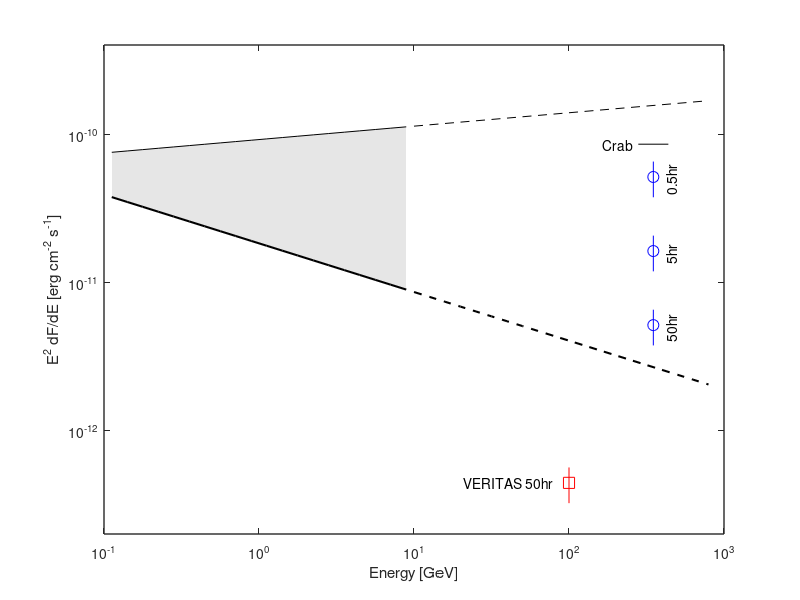

Write MATLAB code to recreate this figure.
src=[ 42.3 5.5 1.85 0.10
      69.3 6.1 2.21 0.07
      15.8 2.7 2.43 0.21
      22.0 2.8 1.90 0.10
      14.9 2.5 2.27 0.16
       9.0 2.3 1.92 0.26
      23.9 4.0 2.30 0.10
      15.0 3.5 2.03 0.26
      15.7 4.8 2.47 0.40
       4.8 1.4 1.90 0.37
      15.4 1.8 2.58 0.09
       5.2 1.6 1.86 0.35
       9.2 2.6 1.83 0.29
      46.3 7.3 2.00 0.11
      60.6 4.4 1.69 0.07
      62.1 8.9 2.38 0.17
      34.7 5.7 2.09 0.11
     123.7 6.7 2.08 0.04
      41.3 6.1 2.24 0.14
      12.9 3.5 2.11 0.39
       5.8 2.8 2.36 0.61];

src(:,1:2)=src(:,1:2)*1e-8;
   
erg100MeV = 1/6241.5097;

E100MeV = 10^0;
meansrc=mean(src);
I100MeVU = meansrc(1)+meansrc(2);          I100MeVL = meansrc(1)-meansrc(2);
G100MeVU = meansrc(3)-meansrc(4);          G100MeVL = meansrc(3)+meansrc(4);
J100MeVU = I100MeVU*(G100MeVL-1)/E100MeV;  J100MeVL = I100MeVL*(G100MeVU-1)/E100MeV;

E1=10.^(.05:.1:2);
E2=10.^(2:.1:3.95);
E2DFDEU1 = J100MeVU.*E1.^(-G100MeVU).*E1.*(erg100MeV*E1);
E2DFDEL1 = J100MeVL.*E1.^(-G100MeVL).*E1.*(erg100MeV*E1);
E2DFDEU2 = J100MeVU.*E2.^(-G100MeVU).*E2.*(erg100MeV*E2);
E2DFDEL2 = J100MeVL.*E2.^(-G100MeVL).*E2.*(erg100MeV*E2);

clf;
axes;
axis('on');
set(gca,'Box','on','LineWidth',1,'Xscale','log','Yscale','log');
axis([1e-1 1e3 1e-12 4e-10]);
hold on
h=fill([E1/10 fliplr(E1)/10],[E2DFDEU1 fliplr(E2DFDEL1)],[0.9 0.9 0.9 ]);
set(h,'EdgeColor','none');
loglog(E1/10,E2DFDEU1,'k',E1/10,E2DFDEL1,'k','LineWidth',1.5)
loglog(E2/10,E2DFDEU2,'k--',E2/10,E2DFDEL2,'k--','LineWidth',1.5)

load sensitivity.mat
Epeak=3500;
crabG=2.49;

loglog(Epeak/10,limits350(:,4)*(crabG-1)*Epeak*erg100MeV,'bo','MarkerSize',8);
set(line([1 1]*Epeak/10,([limits350(:,4)+limits350(:,5) limits350(:,4)-limits350(:,5)])*(crabG-1)*Epeak*erg100MeV),'Color','b');

ylabel('E^2 dF/dE [erg cm^{-2} s^{-1}]');
xlabel('Energy [GeV]');

texts={'0.5hr','5hr','50hr'};
for(i=1:3)
     y=sqrt((limits350(i,4)+limits350(i,5))*(limits350(i,4)-limits350(i,5)))*(crabG-1)*Epeak*erg100MeV;
     text(Epeak*1.3/10,y,texts{i},'Rotation',90,'HorizontalAlignment','center','VerticalAlignment','middle')
end

CrabE2DFDE=8.56E-11;
set(line([Epeak*0.8/10 Epeak/0.8/10],[CrabE2DFDE CrabE2DFDE]),'Color','k');
text(Epeak*0.75/10, CrabE2DFDE,'Crab','HorizontalAlignment','right');

if(1)
    axis([1e-1 1e3 2e-13 4e-10]);
    plot(100,4.4288e-13,'rs','MarkerSize',8);
    set(line([100 100],[4.4288e-13-1.1986e-13 4.4288e-13+1.1986e-13]),'Color','r');
    set(text(80,4.4288e-13,'VERITAS 50hr'),'HorizontalAlignment','right');
end

hold off
